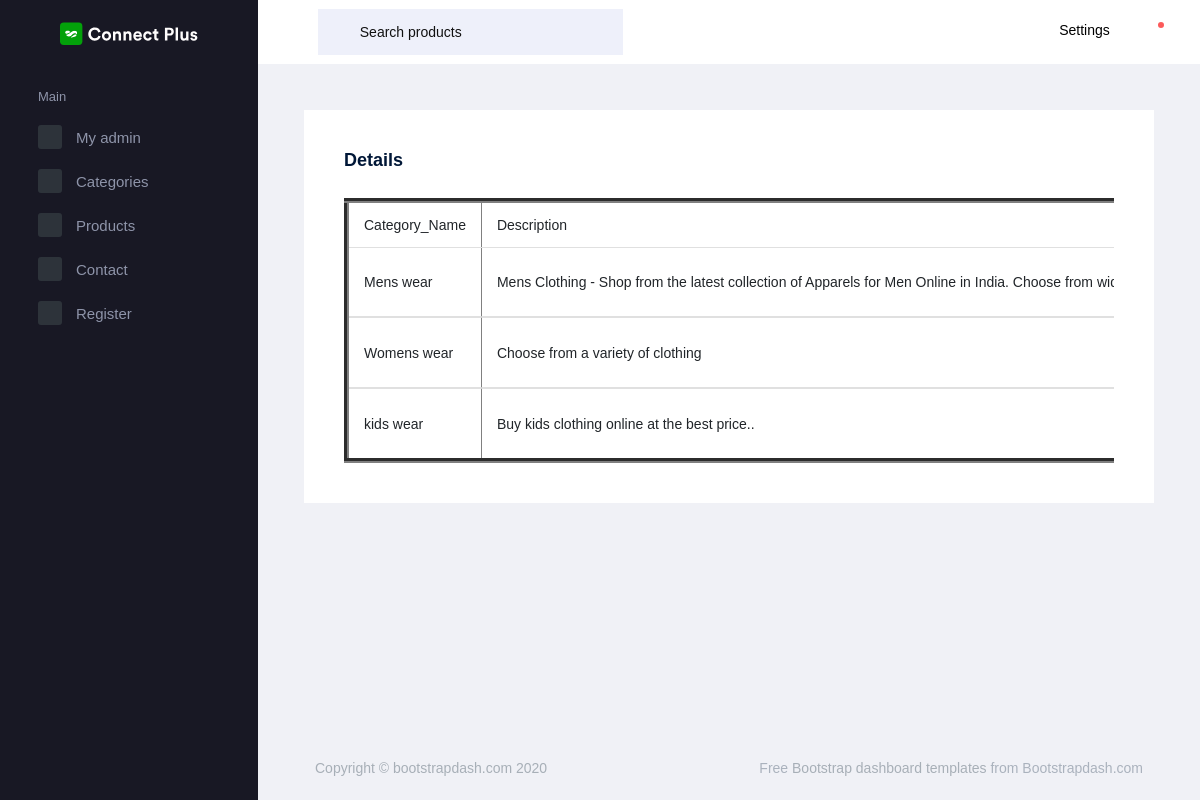
Page /adminapp/display_textiles/ on the committed database.
### adminapp/models.py (models this page shows)
class Textiles_Db(models.Model):
    Category_Name=models.CharField(max_length=50,null=True,blank=True)
    Description =models.CharField(max_length=50,null=True,blank=True)
    Category_Image=models.ImageField(upload_to="profile images",null=True,blank=True)

### adminapp/views.py (the view)
# urls.py: path('display_textiles/',views.display_textiles,name="display_textiles"),
def display_textiles(req):
    data = Textiles_Db.objects.all()
    return render(req,"display_textiles.html",{'data':data})

### adminapp/templates/display_textiles.html (shortened to what this page needs)
<!DOCTYPE html>
{% extends 'index.html' %}
{% block content %}
<html lang="en">
<head>
</head>
<body>
<div class="col-lg-20 grid-margin stretch-card">
                <div class="card">
                  <div class="card-body">
                    <h4 class="card-title">Details</h4>
                      <div class="table-responsive">
                    <table class="table table-hover" border="5px">
                      <thead>
                        <tr>
                          <th>Category_Name</th>
                          <th>Description</th>
                        </tr>
                      </thead>
                      <tbody>
                      <tr>
                      {% for d in data %}
                      <td>{{d.Category_Name}}</td>
                      <td>{{d.Description}}</td>
                    </tr>
                      </tbody>
                        {% endfor %}
                    </table>
                      </div>
                  </div>
                </div>
              </div>
</body>
</html>
{% endblock %}

### rows in the picture
Textiles_Db: Category_Name "Mens wear", Description "Mens Clothing - Shop from the latest collection of Apparels for Men Online in India. Choose from…"
Textiles_Db: Category_Name "Womens wear", Description "Choose from a variety of clothing"
Textiles_Db: Category_Name "kids wear", Description "Buy kids clothing online at the best price.."
